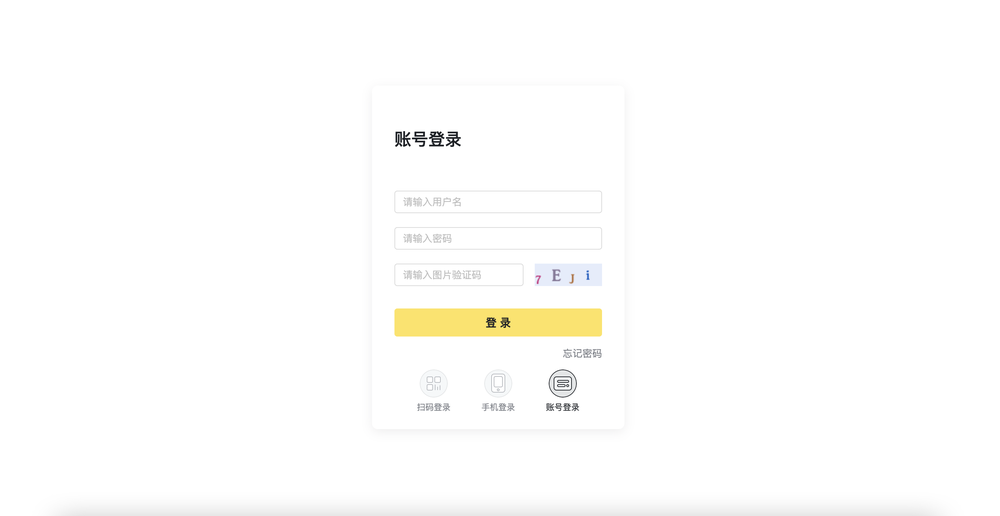
#> input picture page.png, 1000 x 516 px, shrunk from 2852 x 1472 before the run, found by its file name
$ python opc.py
#> lines starting #> are read from the running program, lines starting #| are printed output that depends on the picture; after the words box and inside, x2 and y2 are one past the last pixel; in counts of white or black regions, pixels touching at a corner belong together
#coding=utf-8

import cv2 as cv
import numpy as np
from PIL import Image, ImageDraw, ImageFont

src = cv.imread("/Users/gaoyuhang/Project/Python/AI-Lab/page.png")
#> src is the input picture: shape (516, 1000, 3); mean B, G, R 252.3, 253.5, 253.7
# 调用cv.putText()添加文字
text = "Nice to see you!"
AddText = src.copy()
cv.putText(AddText, text, (200, 100), cv.FONT_HERSHEY_COMPLEX, 2.0, (100, 200, 200), 5)
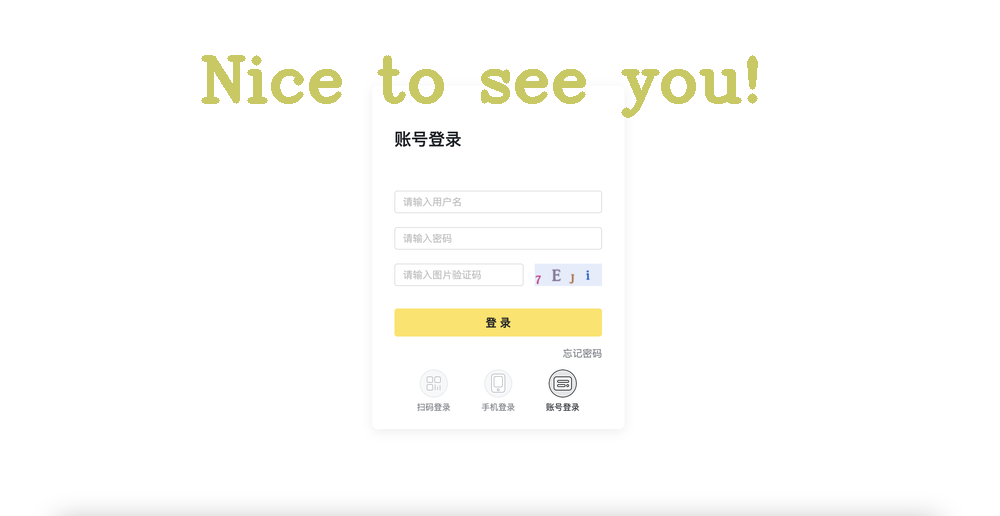
#> AddText: shape (516, 1000, 3); 1.76% of pixels changed, all inside (x1, y1, x2, y2) = (201, 55, 758, 118)
# 将原图片和添加文字后的图片拼接起来
res = np.hstack([src, AddText])
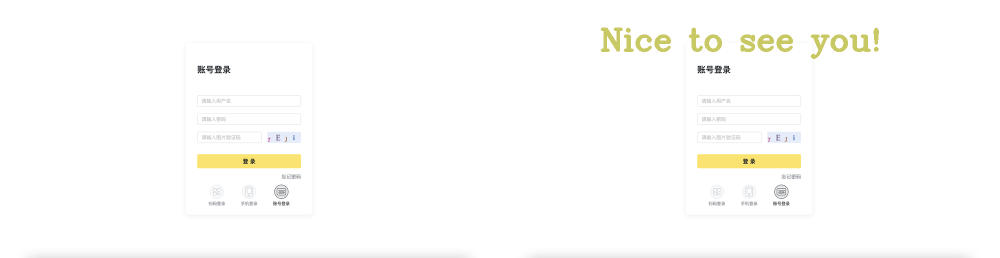
#> res: shape (516, 2000, 3) (shown at 1/2 size); mean B, G, R 250.9, 253, 253.2

# 显示拼接后的图片
cv.imshow('text', res)
cv.waitKey()
cv.destroyAllWindows()
